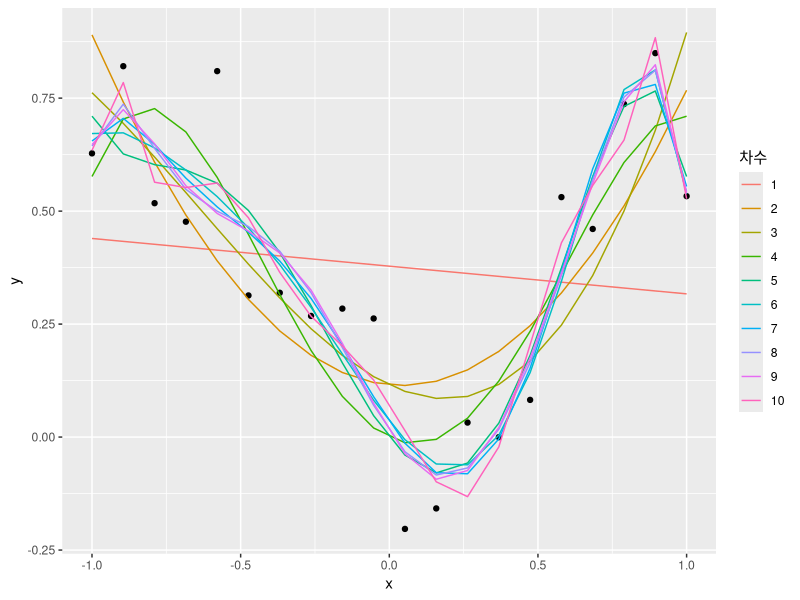
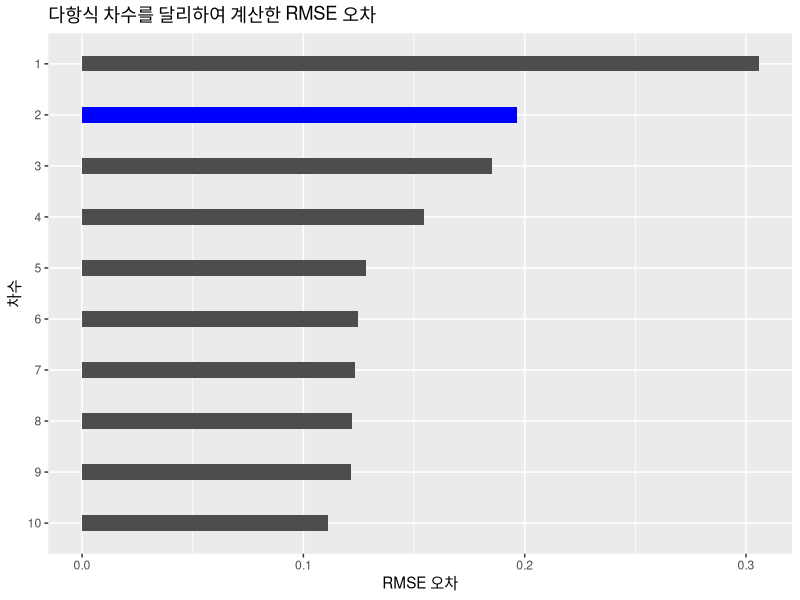

Write R code to recreate these figures, in order.
## ---- chunk 1
#--------------------------------------------------------------------------------
# 01. 환경설정
#--------------------------------------------------------------------------------
library(tidyverse)
library(modelr)

#--------------------------------------------------------------------------------
# 02. 참모형 데이터 생성: y = x**2
#--------------------------------------------------------------------------------

true_model <- function(x) {
  y = x ** 2 + rnorm(length(x), sd=0.25)
  return(y)
}

x <- seq(-1, 1, length=20)
y <- true_model(x)
df <- tibble(x,y)

#--------------------------------------------------------------------------------
# 03. 10차 다항식 적합
#--------------------------------------------------------------------------------

poly_fit_model <- function(df, order) {
  lm(y ~ poly(x, order), data=df)
}

# fitted_mod <- poly_fit_model(df, 10)

#--------------------------------------------------------------------------------
# 04. 적합결과 시각화
#--------------------------------------------------------------------------------

fitted_tbl <- tibble(차수 = 1:10) |> 
  mutate(데이터 = list(df)) |> 
  mutate(적합된모형 = map2(데이터, 차수, poly_fit_model)) |> 
  mutate(예측  = map(적합된모형, fitted)) |> 
  mutate(x = list(seq(-1, 1, length=20))) |>
  mutate(fitted_df = map2(x, 예측, ~tibble(x_value = .x, 
                                         prediction = .y, 
                                         .name_repair = "unique"))) |> 
  select(차수, fitted_df) |> 
  mutate(차수 = as.factor(차수)) |>   
  unnest(fitted_df) 


df %>% 
  ggplot(aes(x, y)) +
    geom_point() +
    geom_line(data = fitted_tbl, aes(x = x_value, y = prediction, color = 차수, group = 차수))

## ---- chunk 2
tibble(차수 = 1:10) |> 
  mutate(데이터 = list(df)) |> 
  mutate(적합된모형 = map2(데이터, 차수, poly_fit_model)) |> 
  mutate(예측  = map(적합된모형, fitted)) |> 
  mutate(true_y = map(데이터, 2)) |>
  # 참값과 모형예측값
  mutate(error_df = map2(true_y, 예측, ~tibble(true_y = .x,  fitted_y = .y))) |> 
  # 오차
  mutate(rmse = map_dbl(error_df, ~ sqrt(mean((.x$true_y - .x$fitted_y)^2)))) |> 
  mutate(차수 = factor(차수)) |> 
  mutate(color = c("gray30", "blue", rep("gray30", 8))) |> 
  # 시각화
  ggplot(aes(x = fct_rev(차수), y = rmse, fill = color)) +
    geom_col(width = 0.3) +
    coord_flip() +
    labs( x = "차수",
          y = "RMSE 오차",
          title = "다항식 차수를 달리하여 계산한 RMSE 오차") +
    scale_fill_manual(values = c("blue", "gray30", rep("blue", 8))) +
    theme(legend.position = "none")
